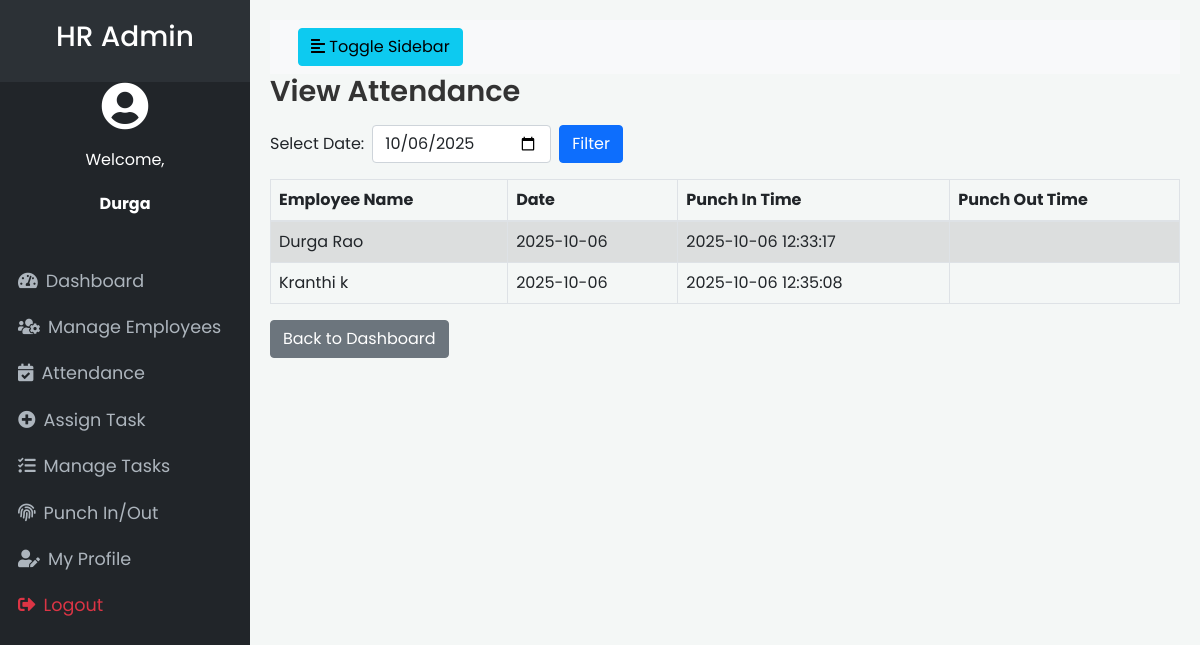
/pages/view_attendance.php (signed in), run on the app's committed database.
### tables this page shows
CREATE TABLE `attendance` (
  `id` int(11) NOT NULL,
  `employee_id` varchar(20) NOT NULL,
  `punch_in_time` datetime DEFAULT NULL,
  `punch_out_time` datetime DEFAULT NULL,
  `date` date NOT NULL
);

CREATE TABLE `employees` (
  `id` int(11) NOT NULL,
  `employee_id` varchar(20) NOT NULL,
  `first_name` varchar(50) NOT NULL,
  `last_name` varchar(50) NOT NULL,
  `email` varchar(100) NOT NULL,
  `phone` varchar(20) DEFAULT NULL,
  `address` text DEFAULT NULL,
  `hire_date` date NOT NULL,
  `department` varchar(100) DEFAULT NULL,
  `position` varchar(100) DEFAULT NULL
);

### pages/view_attendance.php (the view, shortened to what this page needs)
<?php
require_once '../config/config.php';
$filter_date = isset($_GET['date']) ? $_GET['date'] : date('Y-m-d');
$sql = "SELECT a.id, e.first_name, e.last_name, a.punch_in_time, a.punch_out_time, a.date
        FROM attendance a
        JOIN employees e ON a.employee_id = e.employee_id
        WHERE a.date = :filter_date";
$stmt = $pdo->prepare($sql);
$stmt->bindParam(':filter_date', $filter_date, PDO::PARAM_STR);
$stmt->execute();
$attendance_records = $stmt->fetchAll(PDO::FETCH_ASSOC);
?>
<!DOCTYPE html>
<html lang="en">
<head>
    <link rel="stylesheet" href="https://stackpath.bootstrapcdn.com/bootstrap/4.5.2/css/bootstrap.min.css">
    <link rel="stylesheet" href="../assets/css/style.css">
</head>
<body>
    <div class="wrapper">
        <?php include 'templates/sidebar.php'; ?>
        <div id="content">
            <nav class="navbar navbar-expand-lg navbar-light bg-light">
                <div class="container-fluid">
                    <button type="button" id="sidebarCollapse" class="btn btn-info">
                        <i class="fas fa-align-left"></i>
                        <span>Toggle Sidebar</span>
                    </button>
                </div>
            </nav>
            <h1 class="page-title">View Attendance</h1>
            <form method="get" class="form-inline mb-3">
                <div class="form-group">
                    <label for="date" class="mr-2">Select Date:</label>
                    <input type="date" id="date" name="date" class="form-control" value="<?php echo $filter_date; ?>">
                </div>
                <button type="submit" class="btn btn-primary ml-2">Filter</button>
            </form>
            <table class="table table-bordered table-striped">
                <thead>
                    <tr>
                        <th>Employee Name</th>
                        <th>Date</th>
                        <th>Punch In Time</th>
                        <th>Punch Out Time</th>
                    </tr>
                </thead>
                <tbody>
                    <?php if(!empty($attendance_records)):
                        foreach($attendance_records as $record):
                    ?>
                            <tr>
                                <td><?php echo $record['first_name'] . ' ' . $record['last_name']; ?></td>
                                <td><?php echo $record['date']; ?></td>
                                <td><?php echo $record['punch_in_time']; ?></td>
                                <td><?php echo $record['punch_out_time']; ?></td>
                            </tr>
                    <?php
                        endforeach;
                    else:
                    ?>
                        <tr>
                            <td colspan="4" class="text-center">No attendance records found for this date.</td>
                        </tr>
                    <?php endif; ?>
                </tbody>
            </table>
            <a href="hr_admin_dashboard.php" class="btn btn-secondary">Back to Dashboard</a>
        </div>
    </div>
</body>
</html>

### assets/css/style.css (style rules this page uses)
body { font-family: 'Poppins', sans-serif; background-color: #f4f7f6; }
.wrapper { display: flex; width: 100%; align-items: stretch; }
#content { width: 100%; padding: 20px; min-height: 100vh; transition: all 0.3s; }
.page-title { font-size: 1.8rem; font-weight: 600; margin-bottom: 1rem; color: #333; }

### data on the page
attendance: employees.first_name "Durga", employees.last_name "Rao", date "2025-10-06", punch_in_time "2025-10-06 12:33:17"
attendance: employees.first_name "Kranthi", employees.last_name "k", date "2025-10-06", punch_in_time "2025-10-06 12:35:08"

### other printed values
$role "HR Admin"
$_SESSION['username'] "Durga"
